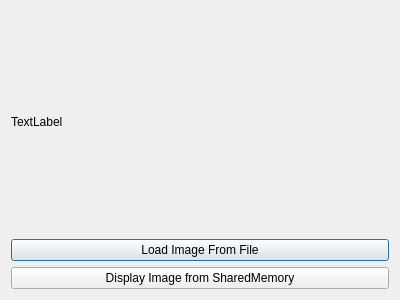
<?xml version="1.0" encoding="UTF-8"?>
<ui version="4.0">
 <class>Dialog</class>
 <widget class="QDialog" name="Dialog">
  <property name="geometry">
   <rect>
    <x>0</x>
    <y>0</y>
    <width>400</width>
    <height>300</height>
   </rect>
  </property>
  <property name="windowTitle">
   <string>Dialog</string>
  </property>
  <layout class="QVBoxLayout" name="verticalLayout_2">
   <item>
    <layout class="QVBoxLayout" name="verticalLayout">
     <item>
      <widget class="QLabel" name="label">
       <property name="text">
        <string>TextLabel</string>
       </property>
      </widget>
     </item>
     <item>
      <widget class="QPushButton" name="loadFromFileButton">
       <property name="text">
        <string>Load Image From File</string>
       </property>
      </widget>
     </item>
     <item>
      <widget class="QPushButton" name="loadFromSharedMemoryButton">
       <property name="text">
        <string>Display Image from SharedMemory</string>
       </property>
      </widget>
     </item>
    </layout>
   </item>
  </layout>
 </widget>
 <resources/>
 <connections/>
</ui>
